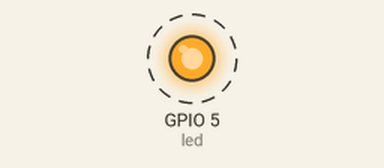
Bench run of a program on a simulated ESP32 board running MicroPython. On the bench: output pins drawn as LEDs (lit = HIGH). Dashed ring = blinking.

Above: at 0.2 s.
Timing chart, 0 to 3.0 s (numbered marks = the images above):
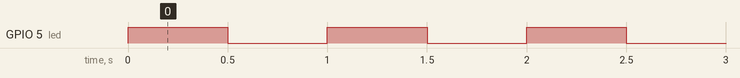

Measured:
- by itself, GPIO 5 (led): alternates HIGH for 0.50 s and LOW for 0.50 s

The program:

LAB01.py
```python
# 從 machine 模組匯入 Pin 物件
from machine import Pin
# 匯入時間相關的time模組
import time

#建立 5 號腳位的 Pin 物件, 設定為腳位輸出, 命名為 led
led = Pin(5, Pin.OUT)

while True:
    led.value(1)    # 熄滅LED燈
    time.sleep(0.5) # 暫停0.5秒
    led.value(0)    # 點亮LED燈
    time.sleep(0.5) # 暫停0.5秒
```
